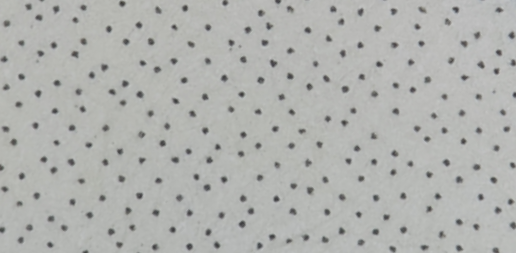
//> input picture CV_TEST/dot45.png, 516 x 253 px
$ ./teststs   (built with g++ and OpenCV 4)
//> lines starting //> are read from the running program, lines starting //| are printed output that depends on the picture; after the words box and inside, x2 and y2 are one past the last pixel; in counts of white or black regions, pixels touching at a corner belong together
#include <opencv2/opencv.hpp>


using namespace cv;

void houghLinesCallback(int, void*);
void clusterLines(const std::vector<cv::Vec2f>& lines, std::vector<std::vector<cv::Vec2f>>& clusters, float distanceThreshold);

int rho_slider = 10;  // 초기 rho 값
int theta_slider = 235;  // 초기 theta 값
int threshold_slider = 67;  // 초기 threshold 값

Mat image;
Mat edges;


int main() {
    image = imread("dot45.png");
//> image is the input picture: 253 rows x 516 cols, CV_8UC3; mean B, G, R 175.5, 178.4, 177

    Mat gray;
    cvtColor(image, gray, COLOR_BGR2GRAY);
    cv::GaussianBlur(gray, gray, cv::Size(5, 5), 0);
    cv::threshold(gray, gray, 0, 255, cv::THRESH_BINARY | cv::THRESH_OTSU);
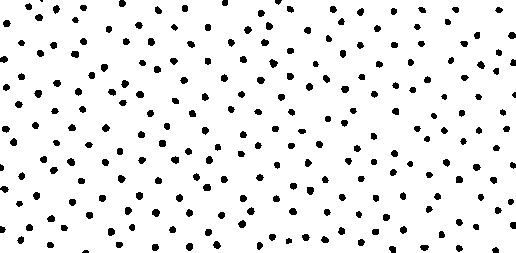
//> gray: 253 rows x 516 cols, CV_8UC1; 93.2% white; 234 black regions (3 under 20 px), largest, box (x1, y1, x2, y2) and area: (269, 59, 278, 68) 51, (152, 209, 160, 217) 49, (34, 90, 42, 98) 48

    Canny(gray, gray, 0, 150);
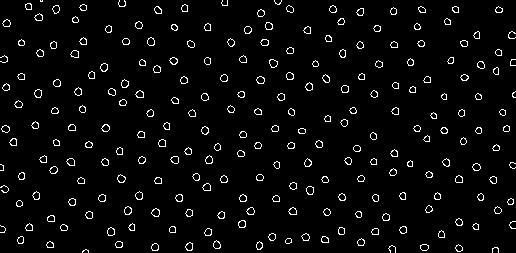
//> gray: 253 rows x 516 cols, CV_8UC1; 3.9% white in thin lines or dots
    imshow("Hough Lines", gray);

    waitKey(0);

    // 결과를 표시합니다.
    namedWindow("Hough Lines");
    imshow("Hough Lines", image);


    // 트랙바를 생성하고 콜백 함수를 등록합니다.
    createTrackbar("Rho * 10", "Hough Lines", &rho_slider, 100, houghLinesCallback);
    createTrackbar("Theta", "Hough Lines", &theta_slider, 360, houghLinesCallback);
    createTrackbar("Threshold", "Hough Lines", &threshold_slider, 500, houghLinesCallback);

    waitKey(0);

    return 0;
}

// [69 lines left out: functions houghLinesCallback, clusterLines, not called in this run]

$ run again, with CV_TEST/basic.jpg saved as CV_TEST/dot45.png
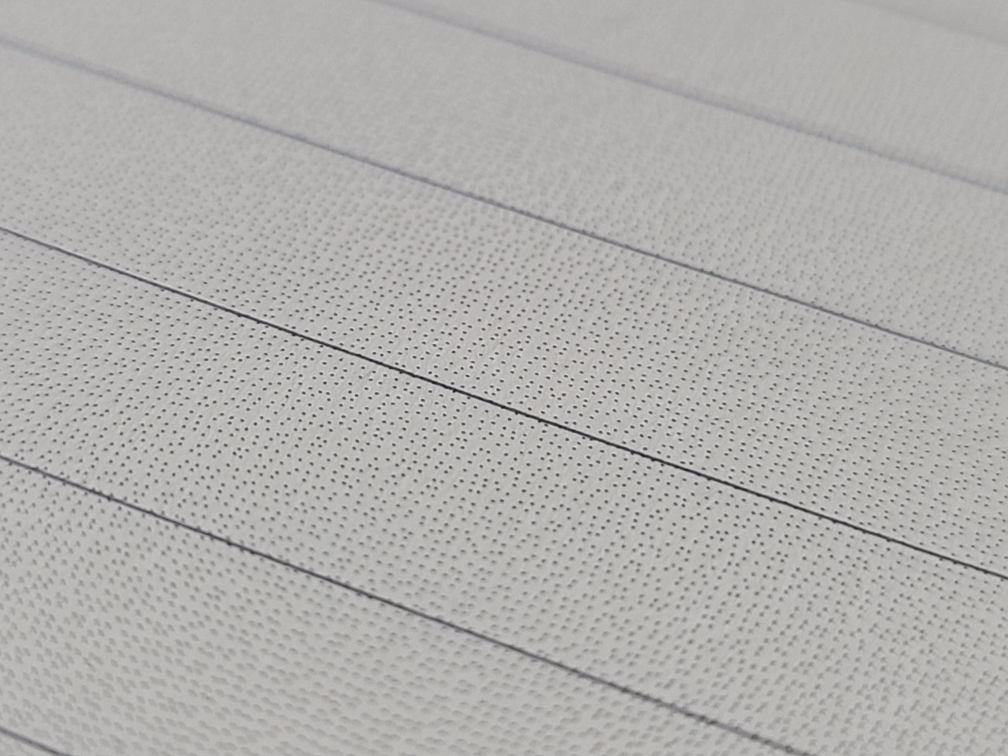
//> input picture CV_TEST/basic.jpg, 4032 x 3024 px (shown at 1/4 size)
//> image is the input picture: 3024 rows x 4032 cols, CV_8UC3; mean B, G, R 174.5, 176.6, 177.7
//> `cv::threshold(gray, gray, 0, 255, cv::THRESH_BINARY | cv::THRESH_OTSU);`:
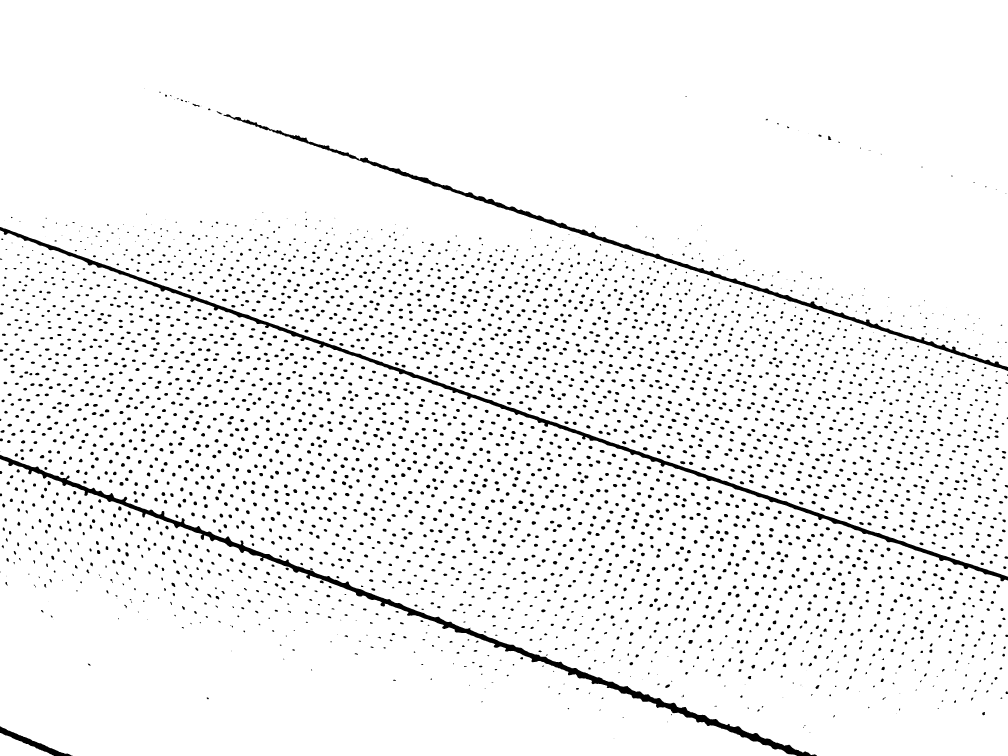
//> gray: 3024 rows x 4032 cols, CV_8UC1 (shown at 1/4 size); 94.9% white; 3692 black regions (188 under 20 px), largest, box (x1, y1, x2, y2) and area: (0, 1819, 3268, 3024) 75374, (0, 908, 4032, 2325) 64754, (894, 457, 4032, 1484) 47858
//> `Canny(gray, gray, 0, 150);`:
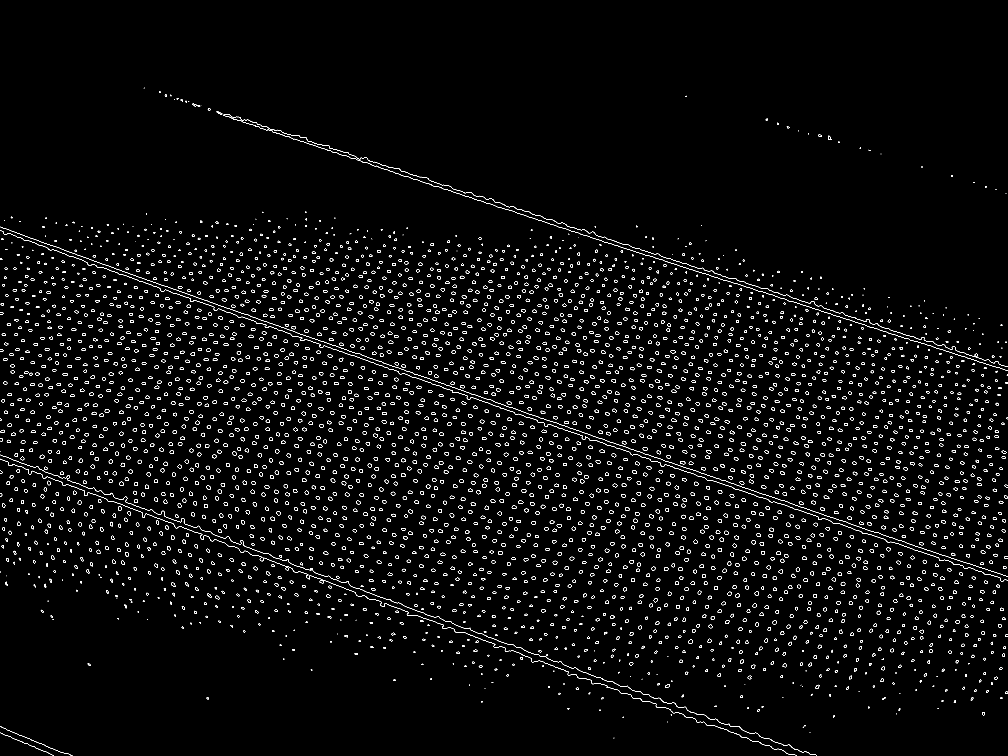
//> gray: 3024 rows x 4032 cols, CV_8UC1 (shown at 1/4 size); 1.4% white in thin lines or dots, all inside (x1, y1, x2, y2) = (0, 351, 4032, 3024)

$ run again, with CV_TEST/dot_book1.jpg saved as CV_TEST/dot45.png
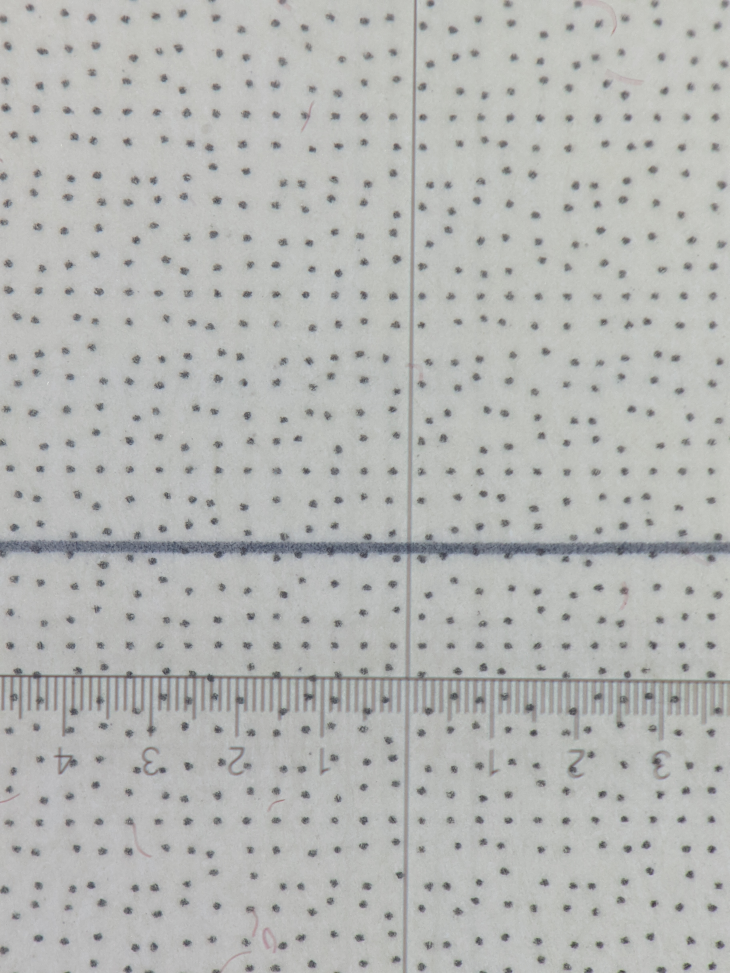
//> input picture CV_TEST/dot_book1.jpg, 3648 x 4864 px (shown at 1/5 size)
//> image is the input picture: 4864 rows x 3648 cols, CV_8UC3; mean B, G, R 180.6, 182.8, 181.5
//> `cv::threshold(gray, gray, 0, 255, cv::THRESH_BINARY | cv::THRESH_OTSU);`:
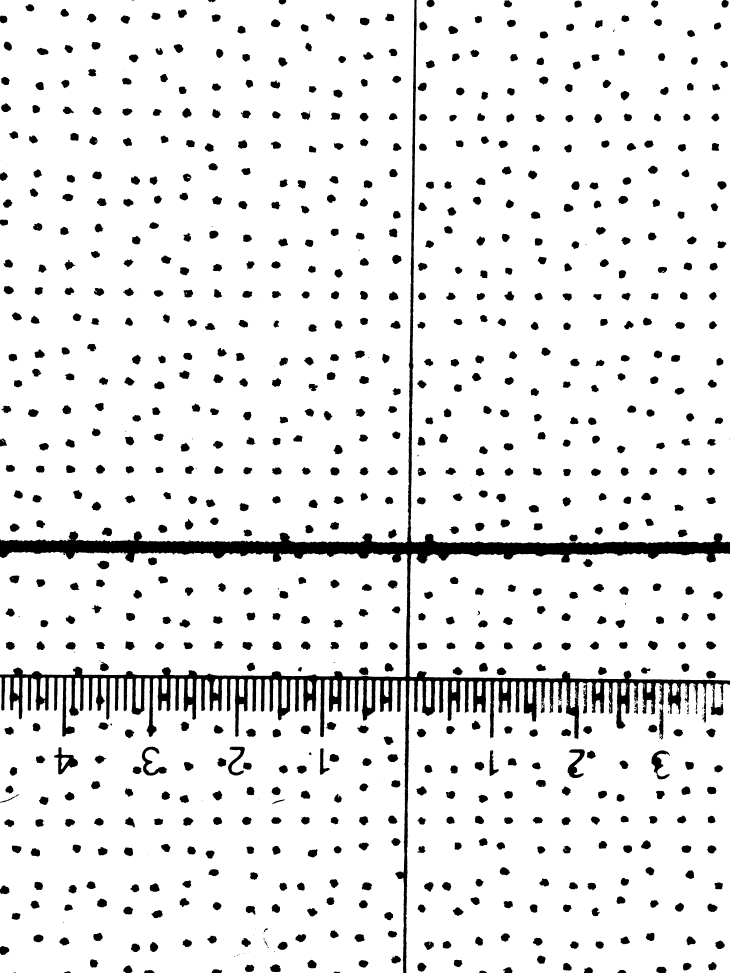
//> gray: 4864 rows x 3648 cols, CV_8UC1 (shown at 1/5 size); 90.7% white; 888 black regions (86 under 20 px), largest, box (x1, y1, x2, y2) and area: (0, 0, 3648, 4864) 660000, (270, 3736, 390, 3872) 5993, (709, 3733, 835, 3878) 5679
//> `Canny(gray, gray, 0, 150);`:
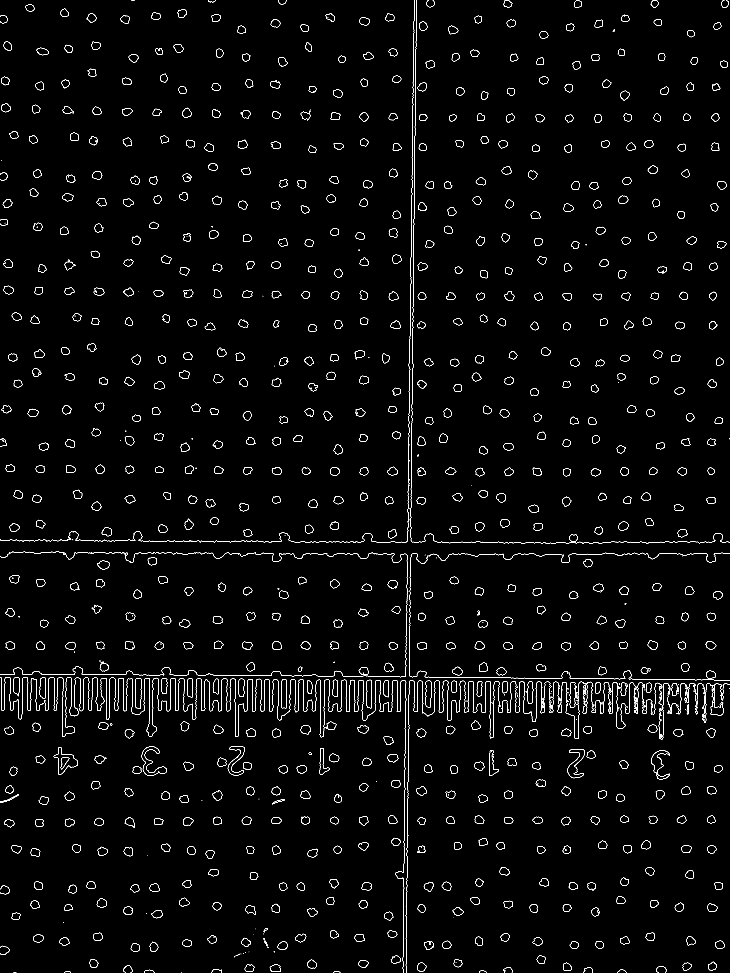
//> gray: 4864 rows x 3648 cols, CV_8UC1 (shown at 1/5 size); 0.95% white in thin lines or dots

$ run again, with CV_TEST/test.jpg saved as CV_TEST/dot45.png
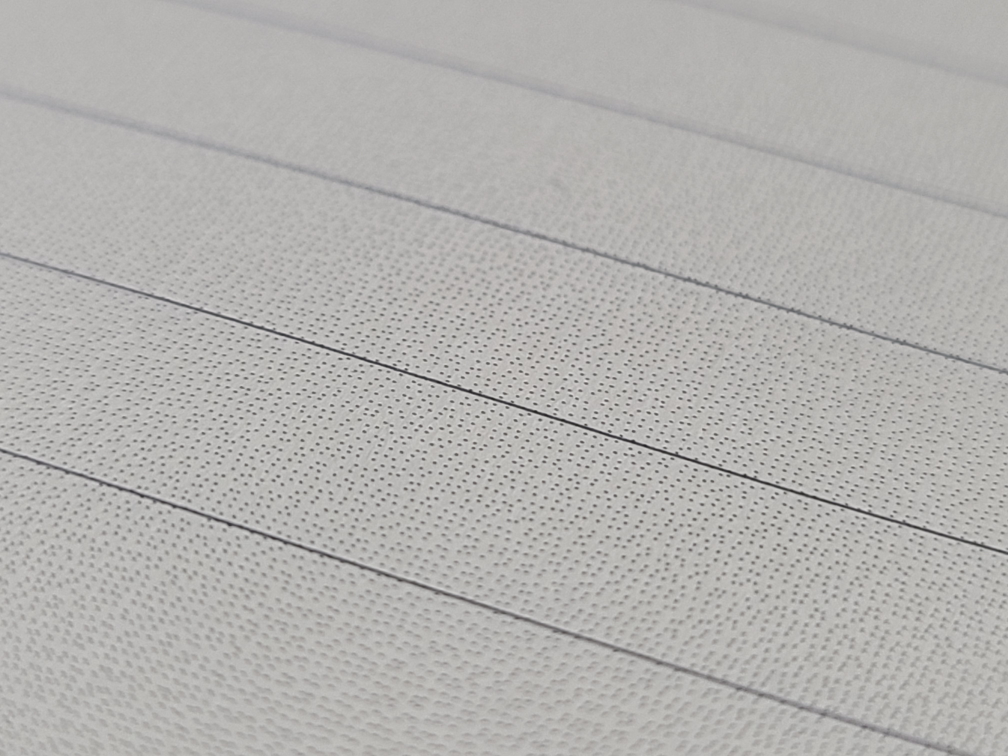
//> input picture CV_TEST/test.jpg, 4032 x 3024 px (shown at 1/4 size)
//> image is the input picture: 3024 rows x 4032 cols, CV_8UC3; mean B, G, R 176, 178.3, 179.5
//> `cv::threshold(gray, gray, 0, 255, cv::THRESH_BINARY | cv::THRESH_OTSU);`:
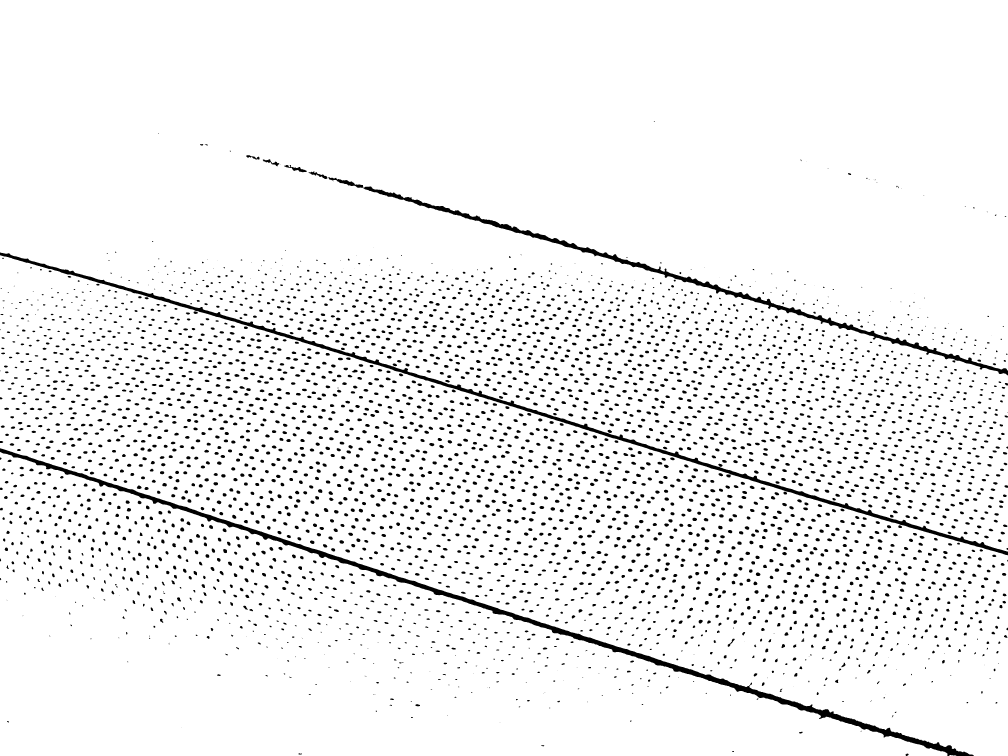
//> gray: 3024 rows x 4032 cols, CV_8UC1 (shown at 1/4 size); 94.7% white; 4073 black regions (246 under 20 px), largest, box (x1, y1, x2, y2) and area: (0, 1793, 3896, 3024) 76526, (0, 1010, 4032, 2221) 58284, (1453, 746, 4032, 1502) 44625
//> `Canny(gray, gray, 0, 150);`:
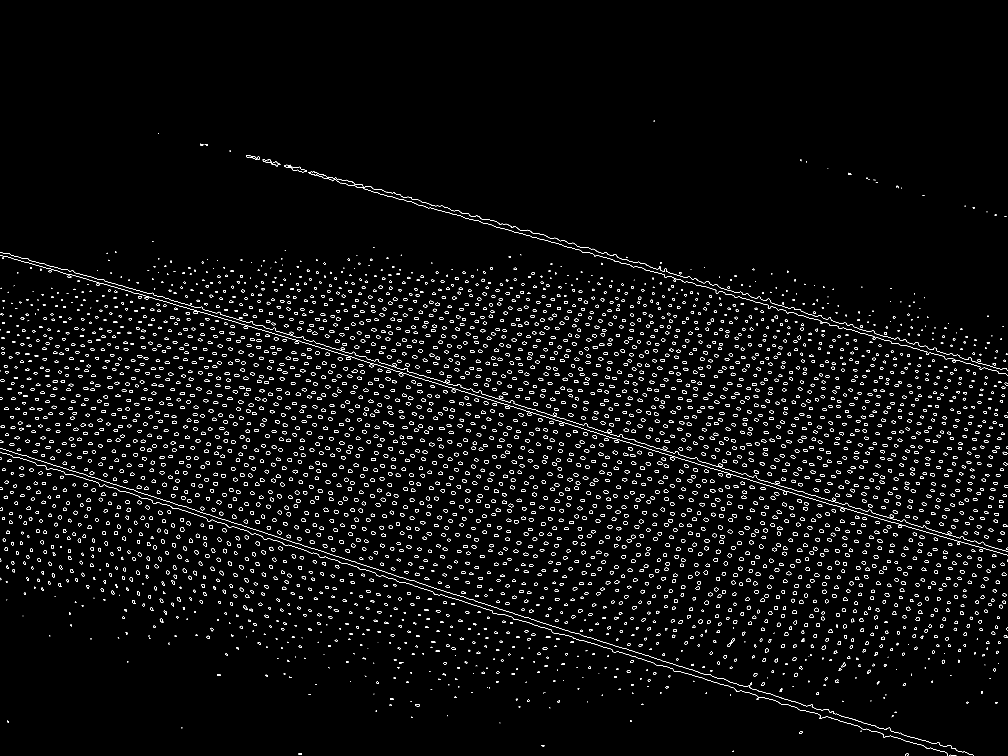
//> gray: 3024 rows x 4032 cols, CV_8UC1 (shown at 1/4 size); 1.5% white in thin lines or dots, all inside (x1, y1, x2, y2) = (0, 483, 4032, 3024)
